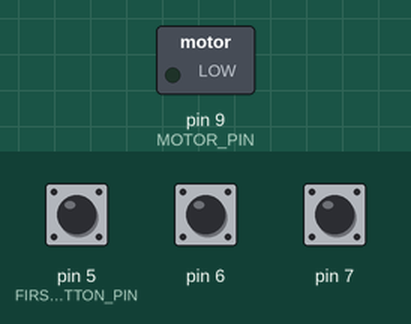
Recording of a sketch running on a simulated Arduino Uno, built with avr-gcc and run on an emulated ATmega328P. Parts: switched loads named in the sketch (green lamp = pin HIGH). The test bench sets the inputs (shaded band); at power-on: pin 6 HIGH, pin 7 HIGH, pin 5 (FIRST_BUTTON_PIN) HIGH.

Above: at 1.2 s.
1.3 s: pin 6 pulled LOW for 0.15 s
At 1.8 s:
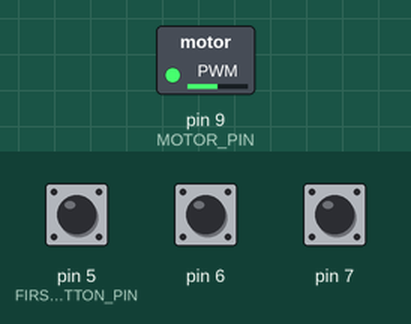
2.9 s: pin 7 pulled LOW for 0.15 s
At 4.1 s:
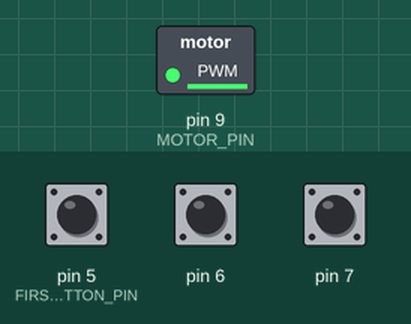
4.5 s: pin 5 (FIRST_BUTTON_PIN) pulled LOW for 0.15 s
At 5.5 s:
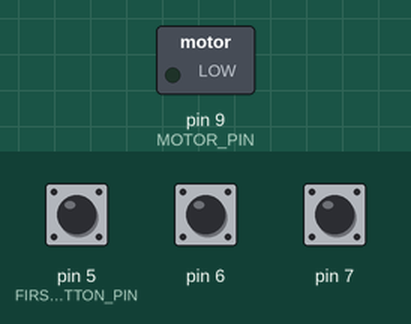
6.1 s: pin 6 pulled LOW for 1 s
At 6.7 s:
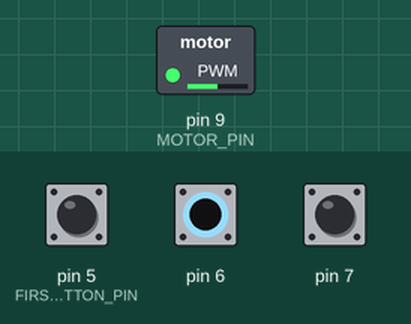
8.6 s: pin 5 (FIRST_BUTTON_PIN) pulled LOW for 1 s
At 9.8 s:
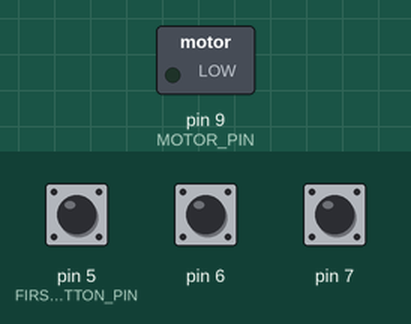
Timing chart, 0 to 11.6 s (numbered marks = the images above; inputs shaded):
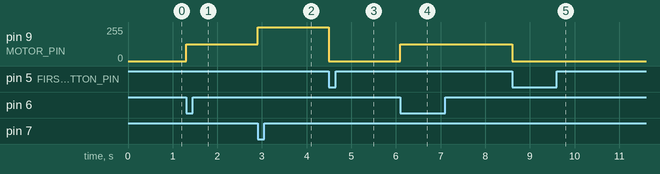

The sketch:

sketch_dec03a.ino
```cpp
#define MOTOR_PIN 9
#define FIRST_BUTTON_PIN 5
#define BUTTON_COUNT 3
// имена можно давать не только числам, но и целым выражениям.
// Мы определяем с каким шагом (англ. step) нужно менять
// скорость (англ. speed) мотора при нажатии очередной кнопки
#define SPEED_STEP (255 / (BUTTON_COUNT - 1))

void setup()
{
  pinMode(MOTOR_PIN, OUTPUT);
  // на самом деле, в каждом пине уже есть подтягивающий
  // резистор. Для его включения необходимо явно настроить пин
  // как вход с подтяжкой (англ. input with pull up)
  for (int i = 0; i < BUTTON_COUNT; ++i)
    pinMode(i + FIRST_BUTTON_PIN, INPUT_PULLUP);
}

void loop()
{
  for (int i = 0; i < BUTTON_COUNT; ++i)
  {
    // если кнопка отпущена, нам она не интересна. Пропускаем
    // оставшуюся часть цикла for, продолжая (англ. continue)
    // его дальше, для следующего значения i
    if (digitalRead(i + FIRST_BUTTON_PIN))
      continue;

    // кнопка нажата — выставляем соответствующую ей скорость
    // мотора. Нулевая кнопка остановит вращение, первая
    // заставит крутиться в полсилы, вторая — на полную
    int speed = i * SPEED_STEP;

    // подача ШИМ-сигнала на мотор заставит его крутиться с
    // указанной скоростью: 0 — стоп машина, 127 — полсилы,
    // 255 — полный вперёд!
    analogWrite(MOTOR_PIN, speed);
  }
}
```

Measured:
- after the input at 1.3 s, pin 9 (MOTOR_PIN): 0/255 → 127/255 at once
- after the input at 2.9 s, pin 9 (MOTOR_PIN): 127/255 → 254/255 at once
- after the input at 4.5 s, pin 9 (MOTOR_PIN): 254/255 → 0/255 at once
- after the input at 6.1 s, pin 9 (MOTOR_PIN): 0/255 → 127/255 at once
- after the input at 8.6 s, pin 9 (MOTOR_PIN): 127/255 → 0/255 at once
